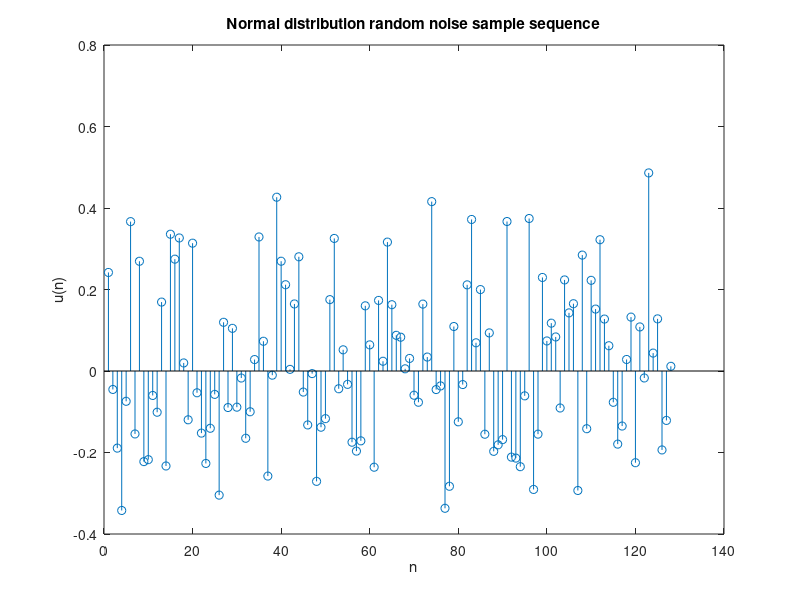

Source code (MATLAB):
% sp_lab_2_1

% 设置随机数种子
rng(2023);
% 设置噪声样本序列的长度
N = 128;
% 设置噪声样本序列的均值和标准差
mu = 0;
sigma = 0.2;
% 生成正态分布随机噪声样本序列
u = normrnd(mu, sigma, [1, N]);
% 显示噪声样本序列的图像
stem(u);
xlabel('n');
ylabel('u(n)');
title('Normal distribution random noise sample sequence');
